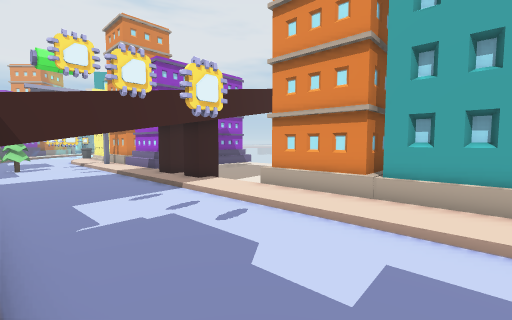
[1] (above)

22 first-person views from a walk through a Unity game level. The camera is 1.5 m above the floor, tilts 4° down and sees 90° across. The floor is counted in squares, 1 m on a side. Each view is taken from the middle of a square. On the plan, view 1 faces up. The plan holds only what a view shows up to about 13 squares ahead; the rest is blank. The place goes on beyond the plan.

[2]
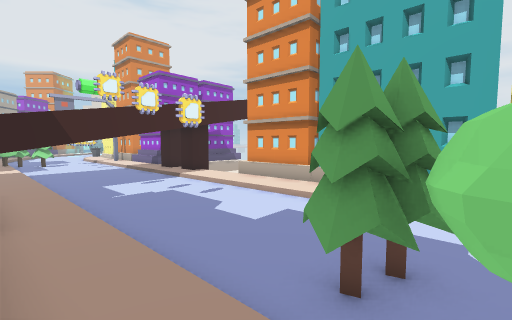

[3]
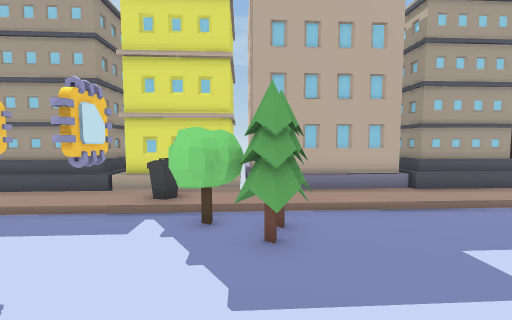

[4]
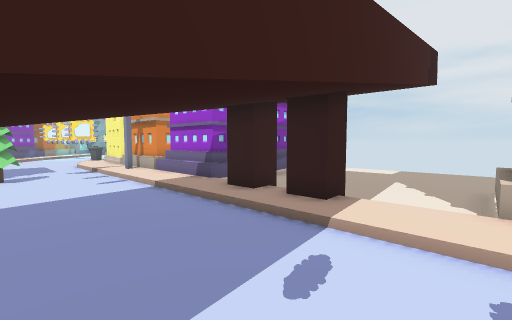

[5]
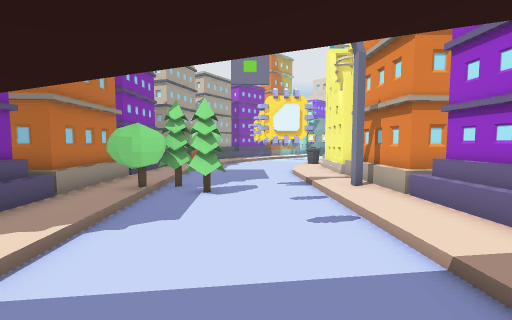

[6]
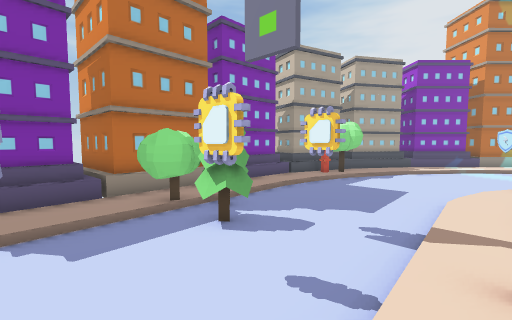

[7]
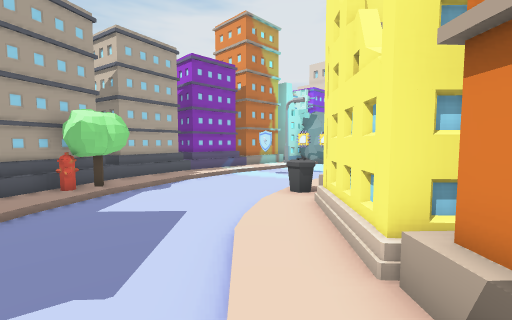

[8]
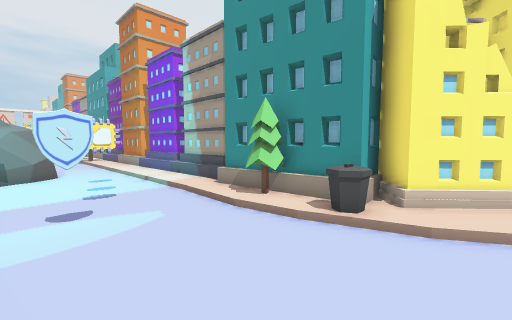

[9]
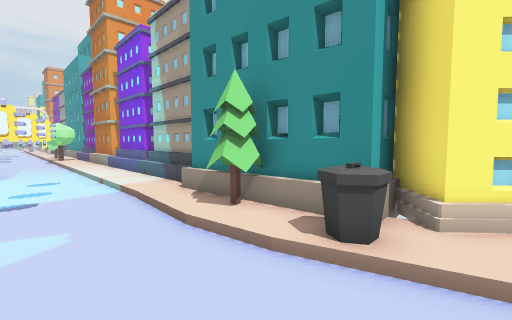

[10]
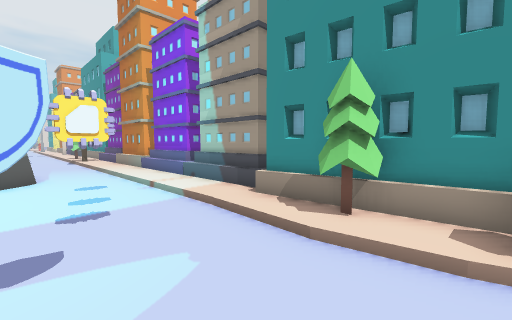

[11]
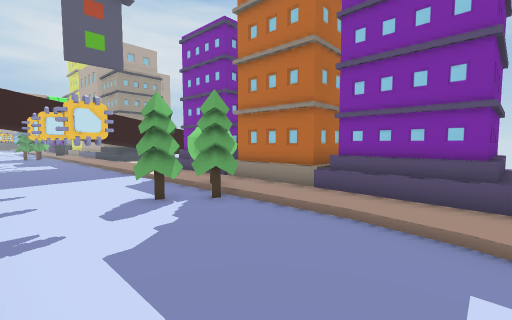

[12]
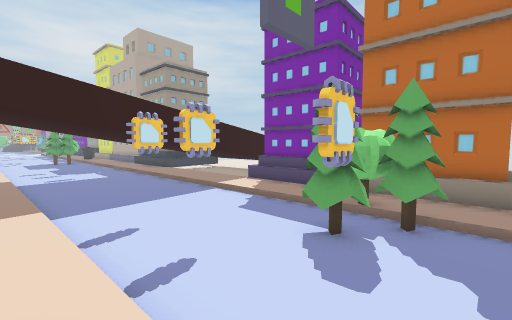

[13]
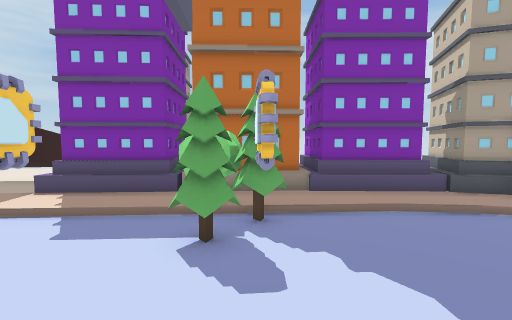

[14]
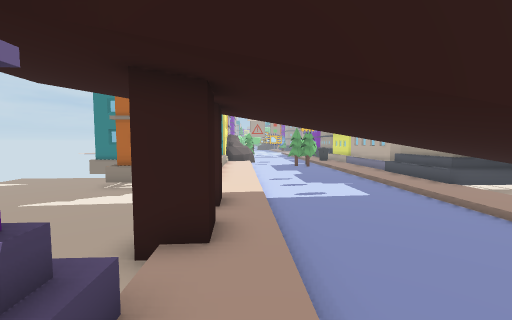

[15]
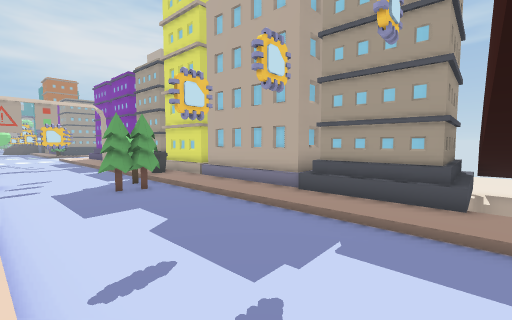

[16]
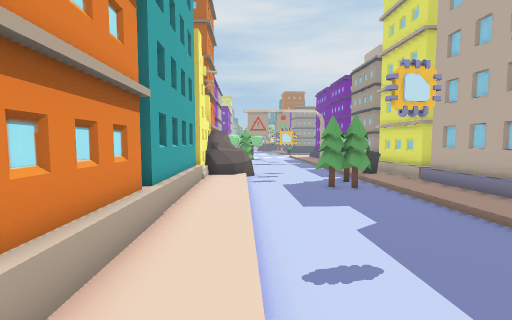

[17]
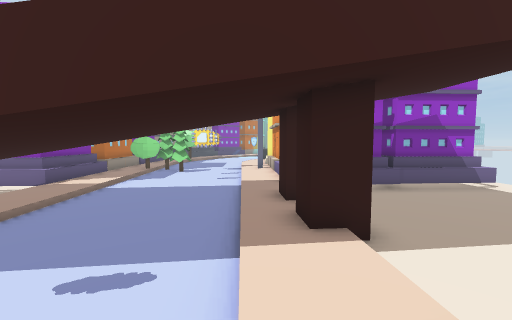

[18]
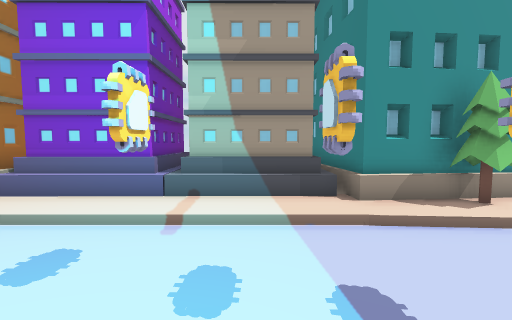

[19]
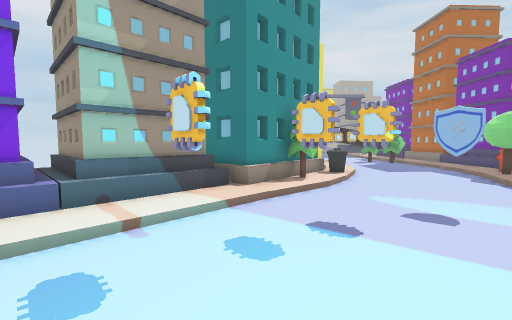

[20]
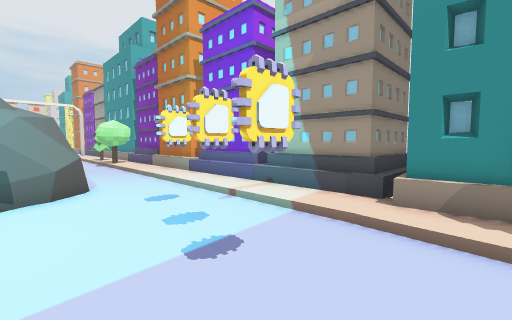

[21]
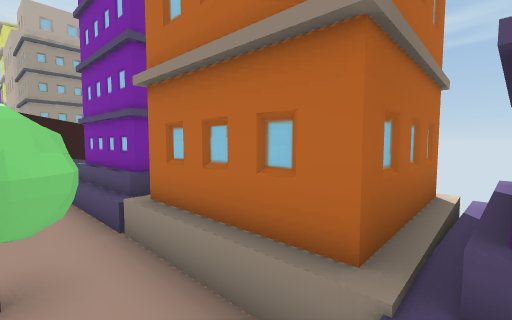

[22]
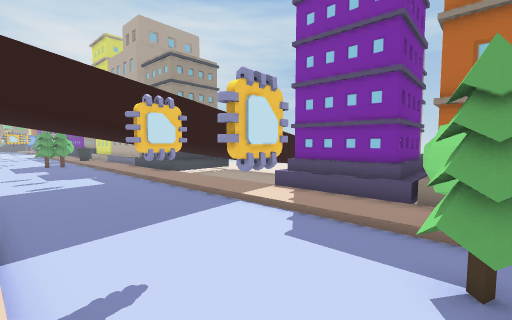

### Floor plan
Key: @ floor where view 1 was taken; # wall or solid block; . main floor; : floor 0.25 m higher than the main floor; / step, stairs or slope; = window, fence, low wall or low ledge; ^ raised ledge; T thing the floor can be seen under or through; R tree; B bin; S shield; H hydrant; O other object.
Columns run from 21 left of view 1 to 6 right of it. Each row starts with its distance up from view 1.
 36 OOO..:/O
 35 OO...:/O
 34 .....:/OOOO
 33 .....:/OOOO
 32 ...O.:/O
 31 .....:/O
 30 ..OO.:/OOOO
 29 ..O..:#####
 28 .....:##
 27 .S...:#
 26 .....R#
 25 .....:##
 24 .....B##
 23 .....BB##
 22 /..../:##
 21 :...../:###
 20 RR.....::##       ##O.
 19 RR....../:###    ##O..
 18 H:/....../:O##   #OO.....
 17 O:/......./:=##  OO........
 16 O///....O../::### ..........
 15 OO///.RRR.O./::OO ..........
 14   O///RRR.O.O/:://..........
 13  OO##:RR...OO./:/##.........
 12 OO####RR/....../:###....#...
 11 O## ###::/.......:##...##
 10     ###O:://....../:/.##
  9    #####O::#......./:=##
  8    #O# ##O##:......./::###
  7         ######......./::##
  6         ######T.T...../::##
  5          #  ##TT......./::##
  4             ##TT:/....../::#
  3               OO::/....../::
  2          ^   O##O::/.......:
  1          .^^O#####::/...R...
  0           .     ###::@.RR.OO
 -1          ..      ###://RRR.O
 -2         ..         ##///RR.O
 -3         ..          ##/:B..
 -4                      ##BB:.
 -5                       ###::
 -6                         #O

Where each view was taken, in squares from view 1:
view 1: 0 up, 0 right, facing up
view 2: 3 down, 1 right, facing up
view 3: 3 up, 6 right, facing down-left
view 4: 5 up, 4 left, facing up
view 5: 10 up, 7 left, facing up-left
view 6: 15 up, 8 left, facing left
view 7: 17 up, 11 left, facing up-left
view 8: 21 up, 21 left, facing up-right
view 9: 22 up, 19 left, facing up-right
view 10: 24 up, 20 left, facing up-right
view 11: 21 up, 16 left, facing down
view 12: 19 up, 12 left, facing down
view 13: 18 up, 11 left, facing down-left
view 14: 15 up, 8 left, facing down-right
view 15: 9 up, 2 left, facing down
view 16: 9 up, 2 left, facing down-right
view 17: 7 up, 0 right, facing up-left
view 18: 31 up, 21 left, facing right
view 19: 34 up, 21 left, facing down-right
view 20: 27 up, 21 left, facing up-right
view 21: 15 up, 17 left, facing down
view 22: 17 up, 11 left, facing down
